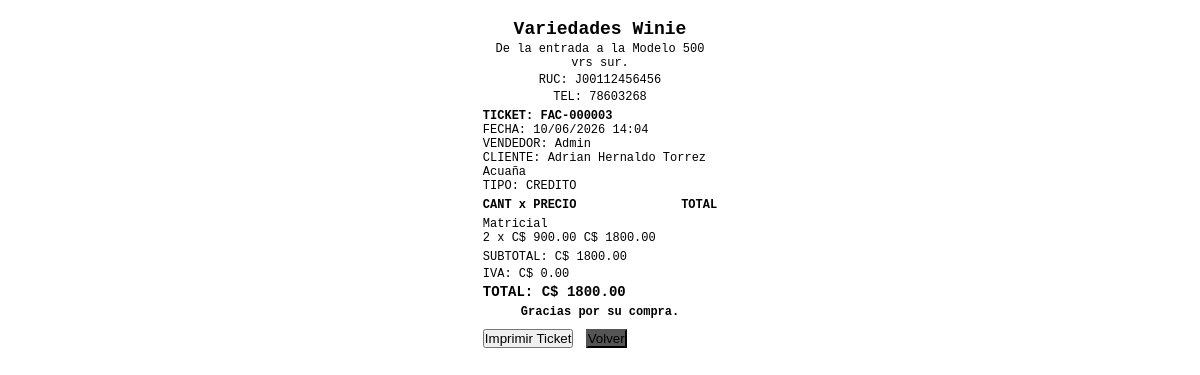
Page /factura/3 (signed in) on the committed database.
### models/empresa.py (models this page shows)
class Empresa(db.Model):
    __tablename__ = "empresa"
    id = db.Column(db.Integer, primary_key=True)
    razon_social = db.Column(db.String(150), nullable=False)
    ruc = db.Column(db.String(30), nullable=True)
    tipo_empresa = db.Column(db.String(20), nullable=True)
    direccion = db.Column(db.String(250), nullable=True)
    ciudad = db.Column(db.String(100), nullable=True)
    telefono = db.Column(db.String(30), nullable=True)
    email = db.Column(db.String(120), nullable=True)
    sitio_web = db.Column(db.String(150), nullable=True)
    regimen = db.Column(db.String(80), nullable=True)
    serie_factura = db.Column(db.String(20), nullable=False, default="F001")
    correlativo = db.Column(db.String(20), nullable=False, default="00034")
    iva = db.Column(db.Numeric(5, 2), nullable=False, default=15)
    logo = db.Column(db.String(200), nullable=True)
    estado = db.Column(db.Boolean, nullable=False, default=True)
    created_at = db.Column(db.DateTime, default=lambda: datetime.now(UTC))
    updated_at = db.Column(
        db.DateTime,
        default=lambda: datetime.now(UTC),
        onupdate=lambda: datetime.now(UTC)
    )

### models/venta.py (models this page shows, shortened)
class Venta(db.Model):
    __tablename__ = "ventas"
    id = db.Column(db.Integer,primary_key=True)
    cliente_id = db.Column(db.Integer,db.ForeignKey("clientes.id"),nullable=False)
    usuario_id = db.Column(db.Integer,db.ForeignKey("usuarios.id"),nullable=False)
    fecha_venta = db.Column(db.DateTime,nullable=False,default=lambda: datetime.now(UTC))
    fecha_limite_credito = db.Column(db.Date,nullable=True)
    tipo_venta = db.Column(db.Enum(TipoVenta),nullable=False)
    numero_factura = db.Column(db.String(30),unique=True,nullable=False)
    total_venta = db.Column(db.Numeric(10, 2),nullable=False)
    estado = db.Column(db.Enum(EstadoVenta),nullable=False,default=EstadoVenta.ACTIVA)
    observaciones = db.Column(db.Text,nullable=True)
    created_at = db.Column(db.DateTime,nullable=False,default=lambda: datetime.now(UTC))
    updated_at = db.Column(db.DateTime,nullable=False,default=lambda: datetime.now(UTC),onupdate=lambda: datetime.now(UTC))
    cliente = db.relationship("Cliente",back_populates="ventas")
    usuario = db.relationship("Usuario",back_populates="ventas")
    detalle_ventas = db.relationship("DetalleVenta", back_populates="venta", lazy=True)
    pagos = db.relationship("Pago",back_populates="venta",lazy=True,order_by="Pago.fecha_pago.desc()")
    cuotas = db.relationship("CuotaVenta", back_populates="venta", lazy=True, cascade="all, delete-orphan", order_by="CuotaVenta.numero_cuota.asc()")

### models/rol.py (models this page shows, shortened)
class Rol(db.Model):
    __tablename__ = "roles"
    id = db.Column(
        db.Integer,
        primary_key=True
    )
    nombre = db.Column(
        db.String(50),
        nullable=False,
        unique=True
    )
    descripcion = db.Column(
        db.Text,
        nullable=True
    )
    estado = db.Column(
        db.Boolean,
        default=True
    )
    descuento_maximo = db.Column(
        db.Numeric(5, 2),
        nullable=False,
        default=0
    )
    usuarios = db.relationship(
        "Usuario",
        back_populates="rol",
        lazy=True
    )

### models/cliente.py (models this page shows, shortened)
class Cliente(db.Model):
    __tablename__ = "clientes"
    id = db.Column(db.Integer,primary_key=True)
    codigo = db.Column(db.String(20),unique=True,nullable=True)
    nombres = db.Column(db.String(100),nullable=False)
    telefono = db.Column(db.String(8),nullable=False,unique=True)
    ciudad = db.Column(db.String(100),nullable=True)
    estado = db.Column(db.Enum(EstadoCliente),default=EstadoCliente.ACTIVO)
    created_at = db.Column(db.DateTime,default=lambda: datetime.now(UTC))
    updated_at = db.Column(db.DateTime,default=lambda: datetime.now(UTC),onupdate=lambda: datetime.now(UTC))
    ventas = db.relationship("Venta",back_populates="cliente",lazy=True)
    usuario = db.relationship("Usuario",back_populates="cliente",uselist=False)

### models/detalle_venta.py (models this page shows, shortened)
class DetalleVenta(db.Model):
    __tablename__ = "detalle_ventas"
    id = db.Column(db.Integer,primary_key=True)
    venta_id = db.Column(db.Integer,db.ForeignKey("ventas.id"),nullable=False)
    producto_id = db.Column(db.Integer,db.ForeignKey("productos.id"),nullable=False)
    cantidad = db.Column( db.Integer,nullable=False)
    precio_unitario = db.Column(db.Numeric(10, 2),nullable=False)
    descuento_porcentaje = db.Column(db.Numeric(5, 2),nullable=False,default=0)
    descuento_monto = db.Column(db.Numeric(10, 2),nullable=False,default=0)
    subtotal = db.Column(db.Numeric(10, 2),nullable=False)
    venta = db.relationship("Venta",back_populates="detalle_ventas")
    producto = db.relationship("Producto",back_populates="detalle_ventas")

### models/producto.py (models this page shows, shortened)
class Producto(db.Model):
    __tablename__ = "productos"
    id = db.Column(db.Integer,primary_key=True)
    codigo_producto = db.Column(db.String(50),nullable=False)
    nombre = db.Column(db.String(150),nullable=False)
    marca = db.Column(db.String(100),nullable=False)
    estado = db.Column(db.Enum(EstadoProducto), default=EstadoProducto.ACTIVO, nullable=False)
    categoria_id = db.Column(db.Integer,db.ForeignKey("categorias.id"),nullable=False)
    proveedor_id = db.Column(db.Integer,db.ForeignKey("proveedores.id"),nullable=False)
    cantidad_comprada = db.Column(db.Integer,nullable=False)
    stock = db.Column(db.Integer,default=0)
    precio_compra = db.Column(db.Numeric(10, 2),nullable=False)
    precio_venta = db.Column(db.Numeric(10, 2),nullable=False)
    fecha_compra = db.Column(db.Date,nullable=False)
    created_at = db.Column(db.DateTime,default=lambda: datetime.now(UTC))
    updated_at = db.Column(db.DateTime,default=lambda: datetime.now(UTC),onupdate=lambda: datetime.now(UTC))
    categoria = db.relationship("Categoria",back_populates="productos")
    proveedor = db.relationship("Proveedor",back_populates="productos")
    detalle_ventas = db.relationship("DetalleVenta",back_populates="producto",lazy=True)

### routes/pagos.py (the view)
@pagos_bp.route("/factura/<int:venta_id>")
@login_required
def factura(venta_id):
    venta = db.session.get(Venta, venta_id)
    if not venta:
        abort(404)
    if current_user.rol and current_user.rol.nombre.upper() == "CLIENTE":
        if venta.cliente_id != current_user.cliente_id:
            abort(403)
    empresa = Empresa.query.first()
    return render_template(
        "ventas/factura.html",
        venta=venta,
        empresa=empresa
    )

### app.py (called while the page is built)
@login_manager.user_loader
def load_user(user_id):
    return Usuario.query.get(int(user_id))

@app.before_request
def enrutar_inquilino():
    return resolve_tenant_middleware()

### services/saas/tenant_engine.py (called while the page is built)
    def get_bind(self, mapper=None, clause=None, bind=None, **kw):
        if mapper and getattr(mapper.class_, "__bind_key__", None) == "master":
            return super().get_bind(mapper=mapper, clause=clause, bind=bind, **kw)
        if has_app_context() and hasattr(g, "tenant_engine") and g.tenant_engine is not None:
            return g.tenant_engine
        return super().get_bind(mapper=mapper, clause=clause, bind=bind, **kw)

### services/saas/tenant_resolver.py (called while the page is built, shortened)
def extract_subdomain_from_host(host: str) -> Optional[str]:
    clean_host = host.split(":")[0].strip().lower()
    if clean_host in ("localhost", "127.0.0.1"):
        return None
    if clean_host.endswith(".localhost"):
        subdomain = clean_host[:-10]
        return subdomain if subdomain else None
    base_domain = current_app.config.get("SAAS_BASE_DOMAIN", "").strip().lower()
    if base_domain:
        if clean_host == base_domain:
            return None
        if clean_host.endswith(f".{base_domain}"):
            subdomain = clean_host[:-(len(base_domain) + 1)]
            return subdomain if subdomain else None
        return None
    parts = clean_host.split(".")
    if len(parts) >= 2:
        return parts[0]
    return None

def resolve_tenant_middleware():
    if request.path.startswith("/static"):
        return None
    subdomain = extract_subdomain_from_host(request.host)
    if not subdomain:
        subdomain = request.args.get("tenant") or session.get("active_tenant_slug")
    g.is_superadmin_zone = False
    if not subdomain:
        g.current_tenant = None
        g.tenant_engine = None
        return None

### templates/ventas/factura.html (shortened to what this page needs)
<!DOCTYPE html>
<html lang="es">
<head>
    <link rel="stylesheet" href="{{ url_for('static', filename='css/components/ticket.css') }}">
</head>
<body>
    {% set subtotal = venta.detalle_ventas | sum(attribute='subtotal') %}
    {% set iva = venta.total_venta - subtotal %}
    <div class="header text-center mb-2">
        <h2 class="mb-1">{{ empresa.razon_social if empresa else 'TIENDA DEMO' }}</h2>
        <div class="mb-1">{{ empresa.direccion if empresa and empresa.direccion else 'Dirección de la tienda' }}</div>
        <div class="mb-1">RUC: {{ empresa.ruc if empresa and empresa.ruc else '-' }}</div>
        <div class="mb-1">TEL: {{ empresa.telefono if empresa and empresa.telefono else '-' }}</div>
    </div>
    <div class="mb-2">
        <div class="text-bold">TICKET: {{ venta.numero_factura }}</div>
        <div>FECHA: {{ venta.fecha_venta.strftime('%d/%m/%Y %H:%M') }}</div>
        <div>VENDEDOR: {{ venta.usuario.nombres if venta.usuario and venta.usuario.nombres else 'Admin' }}</div>
        <div>CLIENTE: {{ venta.cliente.nombres }}</div>
        <div>TIPO: {{ venta.tipo_venta.value }}{% if venta.tipo_venta.value == 'CREDITO' and venta.cuotas %} ({{ venta.cuotas|length }} CUOTAS){% endif %}</div>
    </div>
    <div class="mb-2 text-bold" style="display: flex; justify-content: space-between;">
        <span>CANT x PRECIO</span>
        <span>TOTAL</span>
    </div>
    <div class="mb-2">
        {% for item in venta.detalle_ventas %}
        <div class="item-row">
            <div class="item-name">{{ item.producto.nombre }}</div>
            <div class="item-details">
                <span>{{ item.cantidad }} x C$ {{ "%.2f"|format(item.precio_unitario) }}</span>
                <span>C$ {{ "%.2f"|format(item.subtotal) }}</span>
            </div>
        </div>
        {% endfor %}
    </div>
    <div class="totals mb-1">
        <span>SUBTOTAL:</span>
        <span>C$ {{ "%.2f"|format(subtotal) }}</span>
    </div>
    <div class="totals mb-1">
        <span>IVA:</span>
        <span>C$ {{ "%.2f"|format(iva) }}</span>
    </div>
    <div class="totals mb-2 text-bold" style="font-size: 14px;">
        <span>TOTAL:</span>
        <span>C$ {{ "%.2f"|format(venta.total_venta) }}</span>
    </div>
    <div class="text-center mt-2 text-bold">
        Gracias por su compra.
    </div>
    <div class="acciones no-print mt-3">
        <button onclick="window.print()">Imprimir Ticket</button>
        <button onclick="window.history.back()" style="background-color: #555; margin-left: 5px;">Volver</button>
    </div>
</body>
</html>

### static/css/components/ticket.css (style rules this page uses)
* { margin: 0; padding: 0; box-sizing: border-box; }
body { font-family: 'Courier New', Courier, monospace; font-size: 12px; color: var(--color-text-main, #000000); width: 72mm; max-width: 72mm; margin: 0 auto; padding: 5mm; }
.text-center { text-align: center; }
.text-bold { font-weight: bold; }
.mb-1 { margin-bottom: 3px; }
.mb-2 { margin-bottom: 5px; }
.mt-2 { margin-top: 5px; }
.mt-3 { margin-top: 10px; }

### rows in the picture
Empresa: razon_social "Variedades Winie", direccion "De la entrada a la Modelo 500 vrs sur.", ruc "J00112456456", telefono "78603268"
Venta: numero_factura "FAC-000003", fecha_venta "10/06/2026 14:04", tipo_venta.value "CREDITO", total_venta "1800.00"
Rol: usuario "Admin"
Cliente: cliente.nombres "Adrian Hernaldo Torrez Acuaña"
DetalleVenta: producto.nombre "Matricial", cantidad "2", precio_unitario "900.00", subtotal "1800.00"

### other values in the picture
{{ "%.2f"|format(subtotal) }} "1800.00"
{{ "%.2f"|format(iva) }} "0.00"
